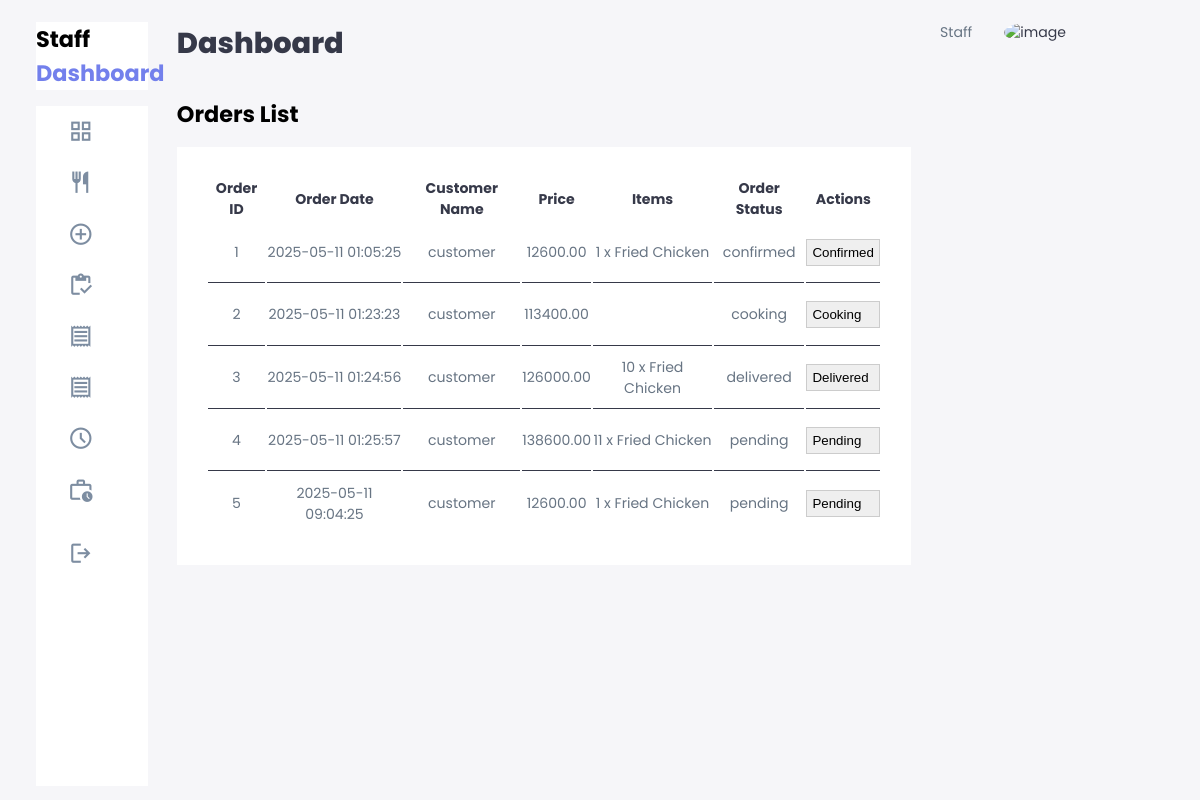
The page /staff/orders.php (signed in) on the database as committed earlier.
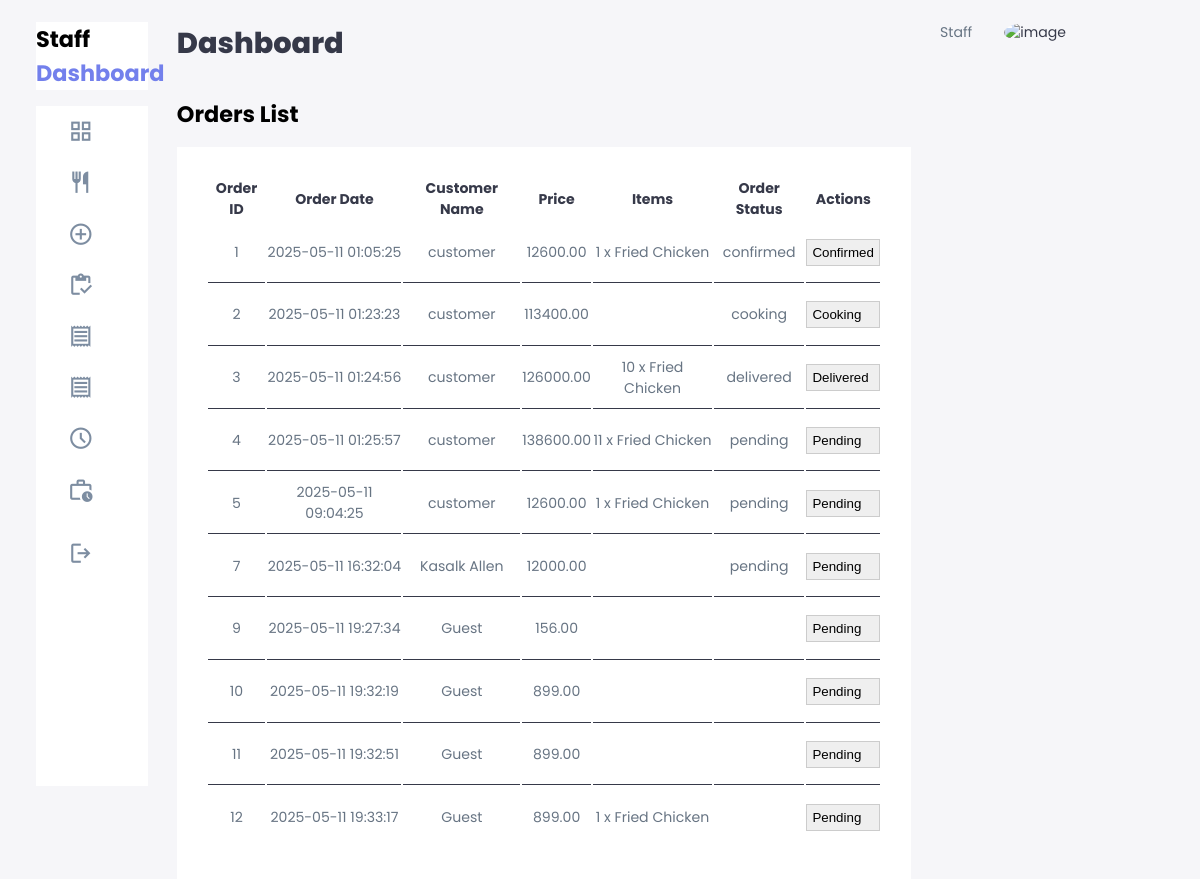
The same page on the database as committed later.
### tables this page shows
CREATE TABLE `orders` (
  `id` int(11) NOT NULL,
  `user_id` int(11) DEFAULT NULL,
  `reservation_id` varchar(200) DEFAULT NULL,
  `total` decimal(10,2) NOT NULL,
  `status` enum('pending','confirmed','cooking','ready','delivered','cancelled') DEFAULT 'pending',
  `created_at` datetime NOT NULL
);

CREATE TABLE `users` (
  `id` int(11) NOT NULL,
  `full_name` varchar(255) NOT NULL,
  `email` varchar(255) NOT NULL,
  `password` varchar(255) NOT NULL,
  `phone_number` varchar(15) DEFAULT NULL,
  `address` text DEFAULT NULL,
  `position` varchar(200) NOT NULL,
  `role` enum('Customer','Staff','Admin') DEFAULT 'Customer',
  `created_at` timestamp NOT NULL DEFAULT current_timestamp(),
  `updated_at` timestamp NOT NULL DEFAULT current_timestamp() ON UPDATE current_timestamp()
);

CREATE TABLE `order_items` (
  `id` int(11) NOT NULL,
  `order_id` int(11) NOT NULL,
  `menu_item_id` int(11) DEFAULT NULL,
  `menu_item_id_n` varchar(200) NOT NULL,
  `quantity` int(11) NOT NULL,
  `price` decimal(10,2) NOT NULL
);

CREATE TABLE `menus` (
  `m_id` int(11) NOT NULL,
  `id` varchar(255) NOT NULL,
  `name` varchar(255) DEFAULT NULL,
  `type` varchar(100) DEFAULT NULL,
  `price` varchar(255) DEFAULT NULL,
  `description` varchar(255) DEFAULT NULL,
  `image` varchar(255) DEFAULT NULL
);

### staff/orders.php (the view, shortened to what this page needs)
<?php
require_once '../config/database.php';
?>
<!DOCTYPE html>
<html lang="en">
<?php
    require_once './includes/header.php';
?>
<body>
    <div class="container">
        <?php require_once './includes/sidenav.php'; ?>
        <main>
            <h1>Dashboard</h1>
            <div class="recent-order reservation-table">
                <h2>Orders List</h2>
                <table>
                    <thead>
                        <tr>
                            <th>Order ID</th>
                            <th>Order Date</th>
                            <th>Customer Name</th>
                            <th>Price</th>
                            <th>Items</th>
                            <th>Order Status</th>
                            <th>Actions</th>
                        </tr>
                    </thead>
                    <tbody>
                        <?php
                        $query = "SELECT o.id, o.created_at, o.total, o.status, u.full_name as customer_name
                                  FROM orders o
                                  LEFT JOIN users u ON o.user_id = u.id";
                        $result = $mysqli->query($query);
                        if ($result->num_rows > 0) {
                            while ($row = $result->fetch_assoc()) {
                                $order_id = $row['id'];
                                $items_query = "SELECT oi.quantity, m.name as item_name
                                               FROM order_items oi
                                               JOIN menus m ON oi.menu_item_id_n = m.id
                                               WHERE oi.order_id = $order_id";
                                $items_result = $mysqli->query($items_query);
                                $items_display = '';
                                if ($items_result->num_rows > 0) {
                                    while ($item_row = $items_result->fetch_assoc()) {
                                        $items_display .= $item_row['quantity'] . ' x ' . $item_row['item_name'] . '<br>';
                                    }
                                }
                        ?>
                                <tr>
                                    <td><?php echo htmlspecialchars($row['id']); ?></td>
                                    <td><?php echo htmlspecialchars($row['created_at']); ?></td>
                                    <td><?php echo htmlspecialchars($row['customer_name'] ?: 'Guest'); ?></td>
                                    <td><?php echo htmlspecialchars($row['total']); ?></td>
                                    <td><?php echo $items_display; ?></td>
                                    <td><?php echo htmlspecialchars($row['status']); ?></td>
                                    <td>
                                        <select class="status-select" data-order-id="<?php echo htmlspecialchars($row['id']); ?>" style="border: 1px solid #ccc; padding: 5px;">
                                            <option value="pending" <?php echo $row['status'] == 'pending' ? 'selected' : ''; ?>>Pending</option>
                                            <option value="confirmed" <?php echo $row['status'] == 'confirmed' ? 'selected' : ''; ?>>Confirmed</option>
                                            <option value="cooking" <?php echo $row['status'] == 'cooking' ? 'selected' : ''; ?>>Cooking</option>
                                            <option value="delivered" <?php echo $row['status'] == 'delivered' ? 'selected' : ''; ?>>Delivered</option>
                                        </select>
                                    </td>
                                </tr>
                            <?php }
                        } else {
                            echo "<tr><td colspan='7'>No orders found.</td></tr>";
                        }
                        ?>
                    </tbody>
                </table>
            </div>
        </main>
        <?php require_once './includes/right-sidenav.php'; ?>
    </div>
</body>
</html>

Rows that differ between the two databases and show on the page:
added orders: id "7", created_at "2025-05-11 16:32:04", user.full_name "Kasalk Allen", total "12000.00", status "pending", status+id "Pending"
added orders: id "9", created_at "2025-05-11 19:27:34", customer_name "Guest", total "156.00", id "Pending"
added orders: id "10", created_at "2025-05-11 19:32:19", customer_name "Guest", total "899.00", id "Pending"
added orders: id "11", created_at "2025-05-11 19:32:51", customer_name "Guest", total "899.00", id "Pending"
added orders: id "12", created_at "2025-05-11 19:33:17", customer_name "Guest", total "899.00", id "Pending"
added order_items: quantity "1", menus.name "Fried Chicken", shown under "12"
